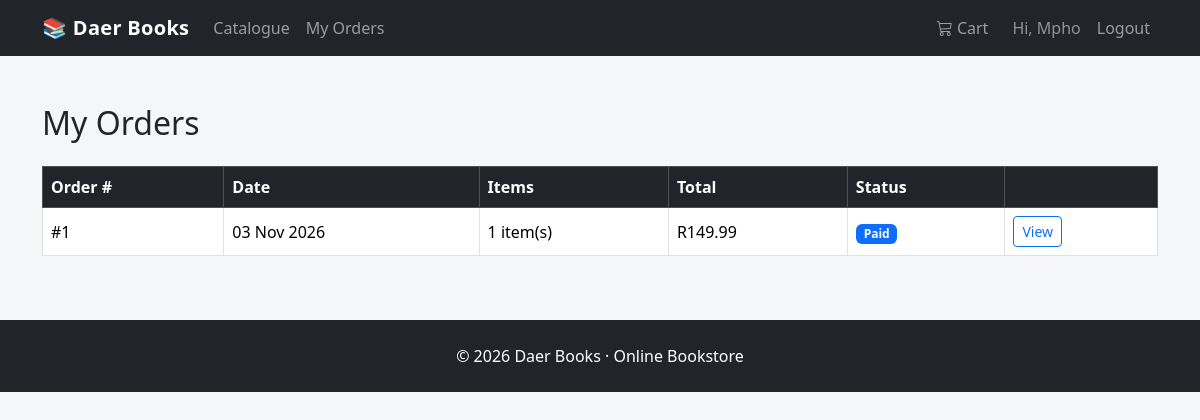
Screenshot of /my-orders (signed in) with the database file from the repository.
### app.py (models this page shows)
class User(UserMixin, db.Model):
    id = db.Column(db.Integer, primary_key=True)
    email = db.Column(db.String(150), unique=True, nullable=False)
    password = db.Column(db.String(150), nullable=False)
    first_name = db.Column(db.String(100))
    last_name = db.Column(db.String(100))
    is_admin = db.Column(db.Boolean, default=False)
    created_at = db.Column(db.DateTime, default=datetime.utcnow)
    orders = db.relationship('Order', backref='customer', lazy=True)

class Order(db.Model):
    id = db.Column(db.Integer, primary_key=True)
    user_id = db.Column(db.Integer, db.ForeignKey('user.id'), nullable=False)
    order_date = db.Column(db.DateTime, default=datetime.utcnow)
    status = db.Column(db.String(50), default='Pending')
    subtotal = db.Column(db.Float)
    discount_amount = db.Column(db.Float, default=0)
    total = db.Column(db.Float)
    discount_code_used = db.Column(db.String(50))
    shipping_address = db.Column(db.Text)
    items = db.relationship('OrderItem', backref='order', lazy=True, cascade='all, delete-orphan')

### app.py (the view)
@app.route('/my-orders')
@login_required
def my_orders():
    orders = Order.query.filter_by(user_id=current_user.id).order_by(Order.order_date.desc()).all()
    cart_data = get_cart_items()
    return render_template('my_orders.html', orders=orders, cart_count=cart_data['item_count'])

### app.py (called while the page is built, shortened)
@login_manager.user_loader
def load_user(user_id):
    return User.query.get(int(user_id))

def get_cart():
    return session.get('cart', {})

def get_cart_items():
    cart = get_cart()
    items = []
    subtotal = 0.0
    discount_code = session.get('discount_code')
    discount_amount = 0.0
    discount_percent = 0.0
    total = round(subtotal - discount_amount, 2)
    return {
        'items': items,
        'subtotal': round(subtotal, 2),
        'discount_code': discount_code,
        'discount_percent': discount_percent,
        'discount_amount': discount_amount,
        'total': total,
        'item_count': sum(item['quantity'] for item in items)
    }

### templates/my_orders.html (shortened to what this page needs)
{% extends "base.html" %}
{% block content %}
<div class="container my-5">
    <h2 class="mb-4">My Orders</h2>
    {% if orders %}
    <div class="table-responsive">
        <table class="table table-bordered bg-white align-middle">
            <thead class="table-dark">
                <tr>
                    <th>Order #</th>
                    <th>Date</th>
                    <th>Items</th>
                    <th>Total</th>
                    <th>Status</th>
                    <th></th>
                </tr>
            </thead>
            <tbody>
                {% for order in orders %}
                <tr>
                    <td>#{{ order.id }}</td>
                    <td>{{ order.order_date.strftime('%d %b %Y') }}</td>
                    <td>{{ order.items|length }} item(s)</td>
                    <td>R{{ "%.2f"|format(order.total) }}</td>
                    <td>
                        {% if order.status == 'Delivered' %}
                        <span class="badge bg-success">{{ order.status }}</span>
                        {% elif order.status == 'Cancelled' %}
                        <span class="badge bg-danger">{{ order.status }}</span>
                        {% elif order.status == 'Shipped' %}
                        <span class="badge bg-info">{{ order.status }}</span>
                        {% else %}
                        <span class="badge bg-primary">{{ order.status }}</span>
                        {% endif %}
                    </td>
                    <td>
                        <a href="{{ url_for('order_confirmation', order_id=order.id) }}" class="btn btn-sm btn-outline-primary">View</a>
                    </td>
                </tr>
                {% endfor %}
            </tbody>
        </table>
    </div>
    {% else %}
    <div class="alert alert-info">You have no orders yet. <a href="{{ url_for('index') }}">Start shopping</a></div>
    {% endif %}
</div>
{% endblock %}

### templates/base.html (shortened to what this page needs)
<!DOCTYPE html>
<html lang="en">
<head>
    <link href="https://cdn.jsdelivr.net/npm/bootstrap@5.3.3/dist/css/bootstrap.min.css" rel="stylesheet">
    <link href="https://cdn.jsdelivr.net/npm/bootstrap-icons@1.11.3/font/bootstrap-icons.min.css" rel="stylesheet">
</head>
<body>
<nav class="navbar navbar-expand-lg navbar-dark bg-dark sticky-top">
    <div class="container">
        <a class="navbar-brand" href="{{ url_for('index') }}">📚 Daer Books</a>
        <div class="collapse navbar-collapse" id="nav">
            <ul class="navbar-nav me-auto">
                <li class="nav-item"><a class="nav-link" href="{{ url_for('index') }}">Catalogue</a></li>
                {% if current_user.is_authenticated %}
                <li class="nav-item"><a class="nav-link" href="{{ url_for('my_orders') }}">My Orders</a></li>
                {% endif %}
            </ul>
            <ul class="navbar-nav align-items-lg-center">
                <li class="nav-item">
                    <a class="nav-link position-relative me-2" href="{{ url_for('view_cart') }}">
                        <i class="bi bi-cart3"></i> Cart
                    </a>
                </li>
                {% if current_user.is_authenticated %}
                <li class="nav-item"><span class="nav-link text-white-50">Hi, {{ current_user.first_name }}</span></li>
                <li class="nav-item"><a class="nav-link" href="{{ url_for('logout') }}">Logout</a></li>
                {% else %}
                <li class="nav-item"><a class="nav-link" href="{{ url_for('login') }}">Login</a></li>
                <li class="nav-item"><a class="nav-link" href="{{ url_for('register') }}">Register</a></li>
                {% endif %}
            </ul>
        </div>
    </div>
</nav>
{% block content %}{% endblock %}
<footer class="bg-dark text-white text-center py-4 mt-5">
    <div class="container">
        <p class="mb-0">&copy; 2026 Daer Books · Online Bookstore</p>
    </div>
</footer>
</body>
</html>

### templates/base.html (style rules this page uses)
body { background-color: #f5f6f8; }
.navbar-brand { font-weight: 700; letter-spacing: 0.3px; }

### rows the page displays
User: first_name "Mpho"
Order: id "1", order_date "03 Nov 2026", items|length "1", total "149.99", status "Paid"
